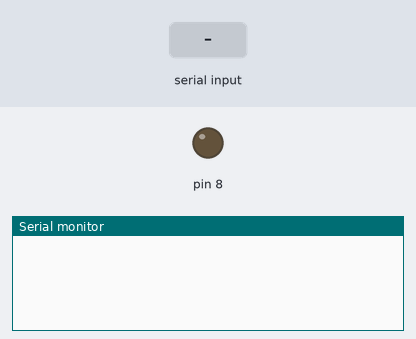
Recording of a sketch running on a simulated Arduino Uno, built with avr-gcc and run on an emulated ATmega328P. Shown: output pins drawn as LEDs (lit = HIGH), the last lines printed to the serial monitor. The inputs (shaded band) are chosen by the test bench. The modem accepts every AT command (registered, SIM ready, sends succeed) and sends nothing else.

Above: at 1.3 s.
1.4 s: "??\n" received over Serial
At 1.9 s:
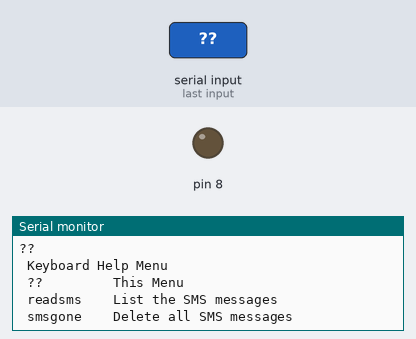
2.9 s: "+CMGR:\n" received over the second serial link
At 3.3 s:
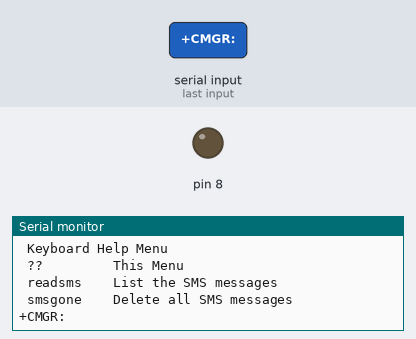
4.4 s: "+448080808080\n" received over Serial
At 4.9 s:
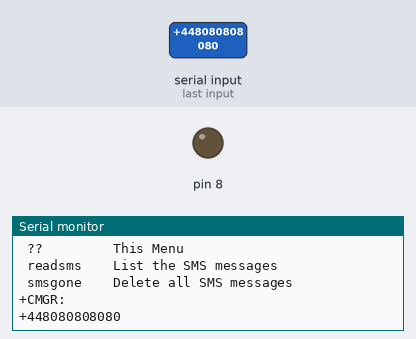
5.9 s: "readsms\n" received over the second serial link
At 7.1 s:
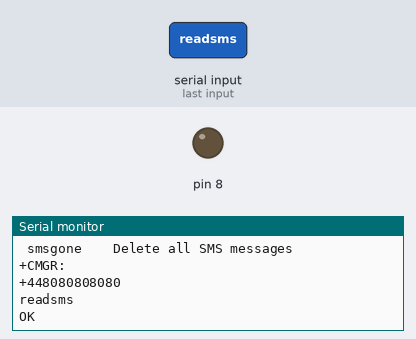
7.4 s: "smsgone\n" received over Serial
At 7.8 s:
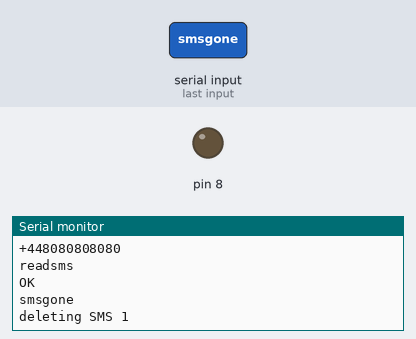
Timing chart, 0 to 9.9 s (numbered marks = the images above; inputs shaded):
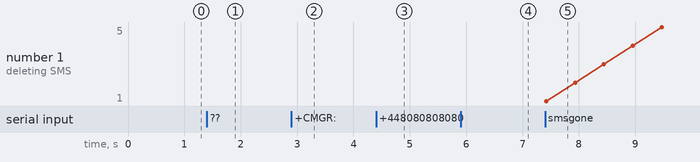

Measured:
- after the input at 1.4 s, the serial monitor: prints a new line at once (image 1)
- after the input at 2.9 s, the serial monitor: prints a new line at once (image 2)
- after the input at 4.4 s, the serial monitor: prints a new line at once (image 3)
- after the input at 5.9 s, the serial monitor: prints a new line at once (image 4)
- after the input at 7.4 s, the serial monitor: prints a new line at once (image 5)

The sketch:

send_at_cmds.ino
```cpp
/*
Arduino 1.0.1
 This sketch reads TC35 SMS to control items
 connected to the Arduino.

 The readTC35 and readkeyboard functions are from
 Process incoming serial data without blocking by Nick Gammon
 http://gammon.com.au/serial
 The rest of the sketch is by me

 Run this sketch and enter the folowing AT commands
 in the Serial Monitor to set user profile
 you only need to do this once.

 AT+CMGF=1          for txt mode
 AT+CNMI=2,1,0,0,1  message indication
 AT^SMGO=1          SMS full indication
 AT&W               store to memory

 To check what you have entered
 AT&V               display current configuration

 */


#include <SoftwareSerial.h>
SoftwareSerial gsmSerial(2,3);


//-------- TC35 GSM ---------------
int SMS_location_number;
const unsigned int MAX_INPUT = 165; // 160 characters for SMS plus a few extra
static unsigned int input_pos = 0;


void setup() {

  Serial.begin(9600);
  gsmSerial.begin(9600);


  //--- turn on TC35 ---
  // wire pin 8 Arduino to IGT pin on TC35
  // it grounds IGN pin for 100 ms
  // this is the same as pressing the button
  // on the TC35 to start it up

  pinMode(8, INPUT);
  digitalWrite(8, LOW);
  pinMode(8, OUTPUT);
  delay(100);
  pinMode(8, INPUT);

}//------ End setup -------

void loop() {

  readTC35();
  readKeyboard();

}//------ End loop --------

//---------------------------- Read TC35 ------------------------------------

// Read data from the TC35, When a linefeed is read the data is processed

void readTC35(){

  static char input_line [MAX_INPUT];
  //static unsigned int input_pos = 0;

  if (gsmSerial.available () > 0)
  {
    while (gsmSerial.available () > 0) {
      char inByte = gsmSerial.read ();

      switch (inByte)
      {

      case '\n':   // end of text
        input_line [input_pos] = 0;  // terminating null byte

        // terminator reached! process input_line here ...
        process_data (input_line);

        // reset buffer for next time
        input_pos = 0;
        break;

      case '\r':   // discard carriage return
        break;

      default:
        // keep adding if not full ... allow for terminating null byte
        if (input_pos < (MAX_INPUT - 1))
          input_line [input_pos++] = inByte;
        break;

      }  // end of switch
    }  // end of while incoming data
  }  // end of if incoming data
}  // end of readTC35

//---------------------------- Read Keyboard --------------------------------

void readKeyboard(){

  static char input_line [MAX_INPUT];
  //static unsigned int input_pos = 0;

  if (Serial.available () > 0)
  {
    while (Serial.available () > 0) {
      char inByte = Serial.read ();

      switch (inByte)
      {

      case '\n':   // end of text
        input_line [input_pos] = 0;  // terminating null byte

        // terminator reached! process input_line here ...
        // if its an AT command, send it to TC35 without processing
        // ---------------- a --------------------- A -------------------- t -------------------- T --
        if(input_line[0] == 97 || input_line[0] == 65 && input_line[1] == 116 || input_line[1] == 84){
          gsmSerial.println(input_line);
        }
        else{
          process_data (input_line);
        }
        // reset buffer for next time
        input_pos = 0;
        break;

      case '\r':   // discard carriage return
        break;

      default:
        // keep adding if not full ... allow for terminating null byte
        if (input_pos < (MAX_INPUT - 1))
          input_line [input_pos++] = inByte;
        break;

      }  // end of switch
    }  // end of while incoming data
  }  // end of if incoming data
}  // end of readKeyboard

//---------------------------- process_data --------------------------------

void process_data (char * data){

  // display the data

    Serial.println (data);

  if(strstr(data, "??")){    // If data contains ?? display the menu
    Serial.print("\r\n Keyboard Help Menu\r\n ??         This Menu\r\n readsms    List the SMS messages\r\n smsgone    Delete all SMS messages\r\n");
  }

  if(strstr(data, "+CMGR:") && strstr(data, "+448080808080")){
    // Reads the +CMGR line to check if SMS is from a known Phone number
    // This if statement could cover the whole of the process_data function
    // then only known a phone number could control the Arduoino
  }

  if(strstr(data, "readsms")){    // If data contains readsms
    gsmSerial.println("AT+CMGL=\"ALL\"");  // Read all SMS on the SIM
  }

  if(strstr(data, "smsgone")){
    delete_All_SMS();
  }

  if(strstr(data, "^SMGO: 2")){ // SIM card FULL
    delete_All_SMS();           // delete all SMS
  }

  if(strstr(data, "+CMTI:")){    // An SMS has arrived
    char* copy = data + 12;      // Read from position 12 until a non ASCII number to get the SMS location
    SMS_location_number = (byte) atoi(copy);  // Convert the ASCII number to an int
    gsmSerial.print("AT+CMGR=");
    gsmSerial.println(SMS_location_number);  // Print the SMS in Serial Monitor
  }                                          // this SMS data will go through this process_data function again
                                             // any true if statements will execute

  if(strstr(data, "Heating on")){              // If data contains Heating on
    Serial.println("Heating is switched ON");  // Control your syuff here
    //delete_one_SMS();  // delete the SMS if you want
  }

  if(strstr(data, "Heating off")){
    Serial.println("Heating is switched OFF");
    //delete_one_SMS();
  }

  if(strstr(data, "Lights on")){
    Serial.println("Lights are ON");
    //delete_one_SMS();
  }

  if(strstr(data, "Lights off")){
    Serial.println("Lights are OFF");
    //delete_one_SMS();
  }
}  //--------------------------- end of process_data ---------------------------

void delete_one_SMS(){
  Serial.print("deleting SMS ");
  Serial.println(SMS_location_number);
  gsmSerial.print("AT+CMGD=");
  gsmSerial.println(SMS_location_number);
}

void delete_All_SMS(){
  for(int i = 1; i <= 20; i++) {
    gsmSerial.print("AT+CMGD=");
    gsmSerial.println(i);
    Serial.print("deleting SMS ");
    Serial.println(i);
    delay(500);
  }
}
```
